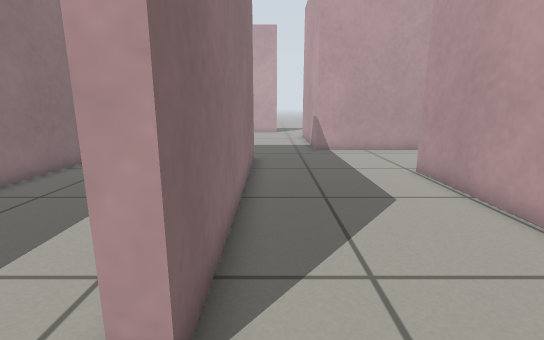
[1] (above)

17 first-person views from a walk through a Gazebo world. The camera is 0.62 m above the floor, tilts 12° down and sees 85° across. The floor is counted in squares, 0.25 m on a side. Each view is taken from the middle of a square. On the plan, view 1 faces up. The plan holds only what a view shows up to about 19 squares ahead; the rest is blank.

[2]
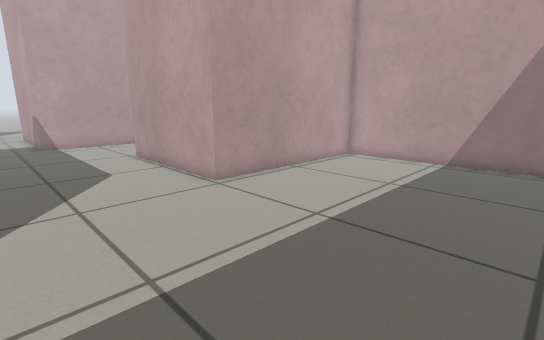

[3]
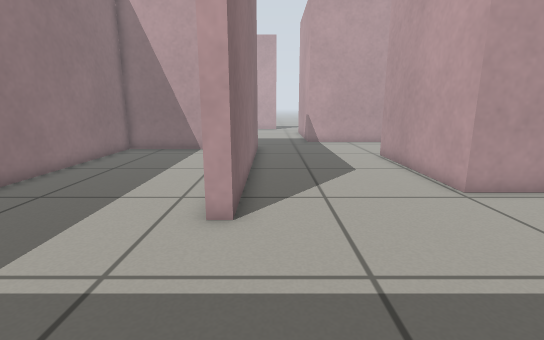

[4]
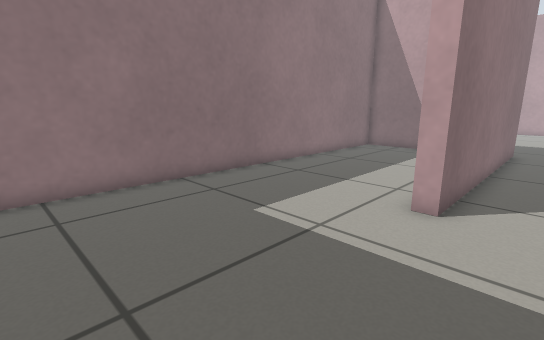

[5]
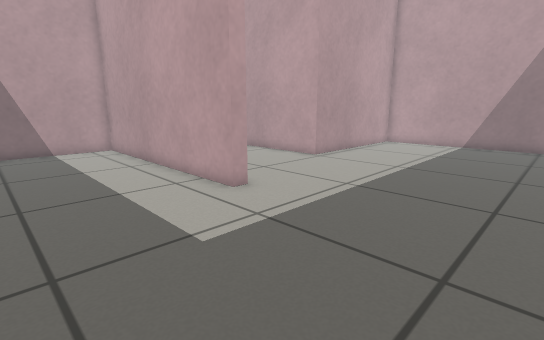

[6]
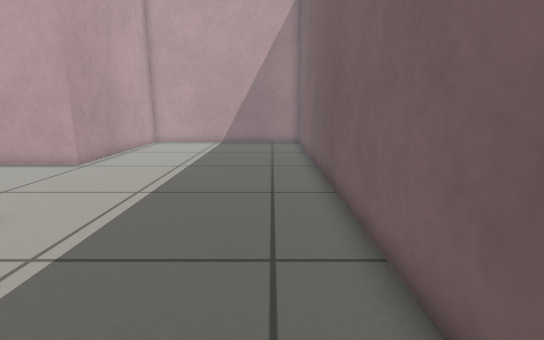

[7]
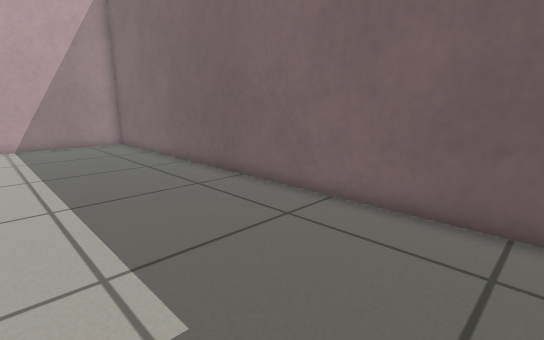

[8]
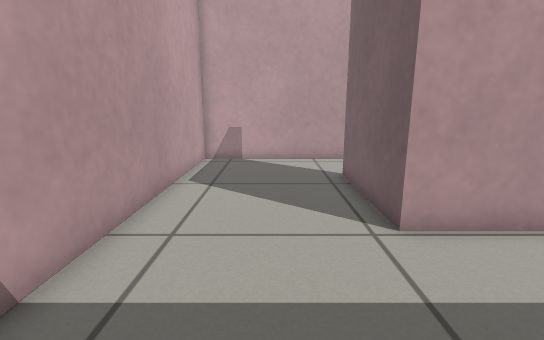

[9]
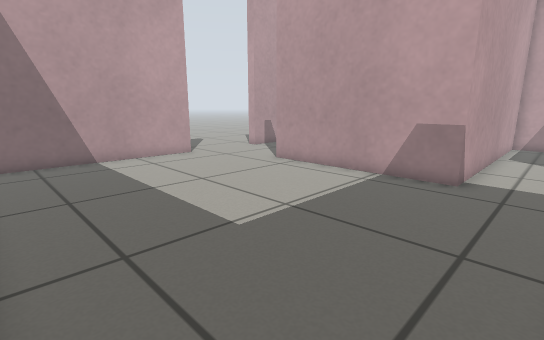

[10]
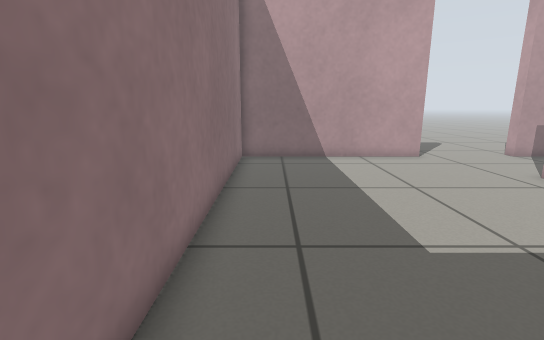

[11]
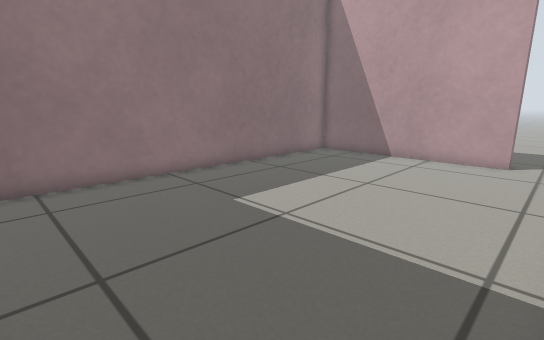

[12]
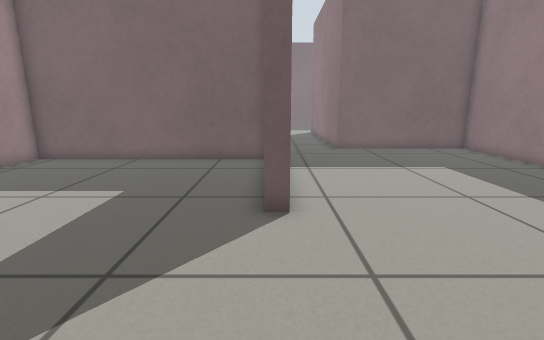

[13]
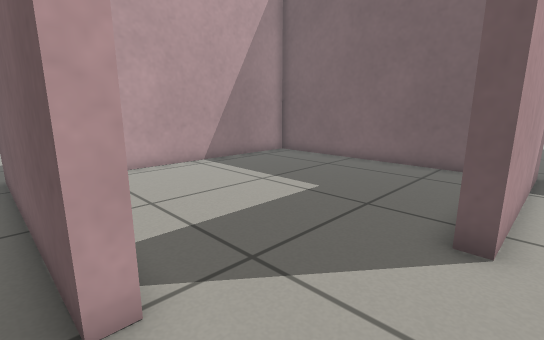

[14]
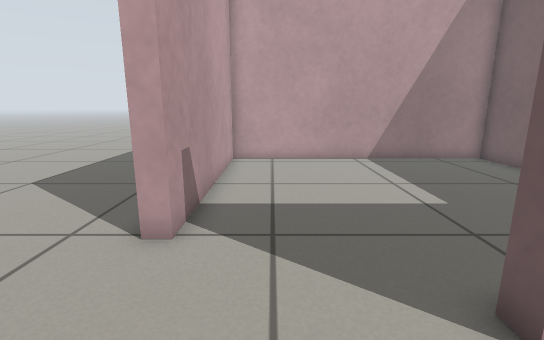

[15]
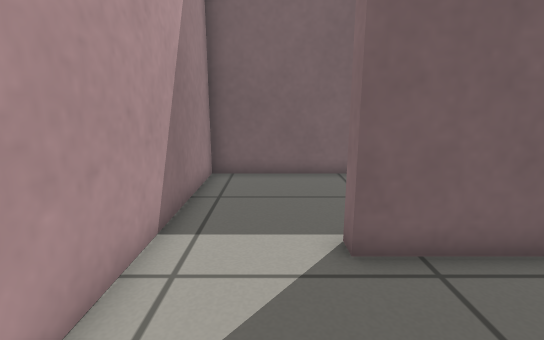

[16]
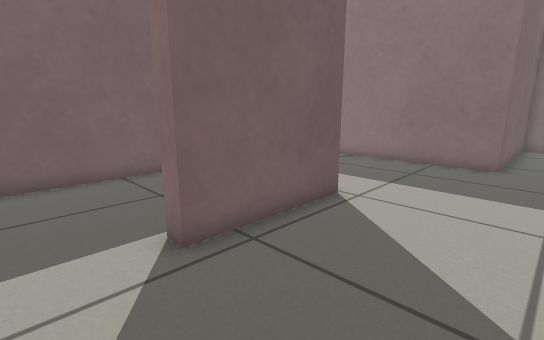

[17]
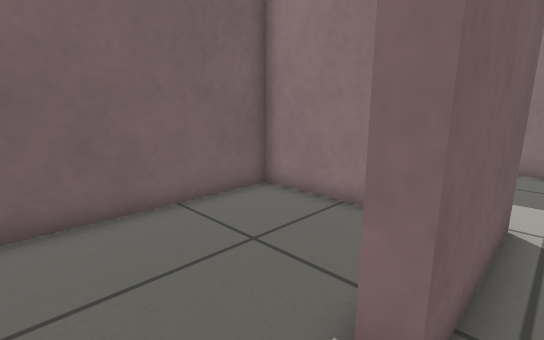

### Floor plan
Key: @ floor where view 1 was taken; # wall or solid block; . floor.
Columns run from 9 left of view 1 to 15 right of it. Each row starts with its distance up from view 1.
 32           .........
 31           ...............
 30 ##########.....##########
 29 #......................#
 28 #......................#
 27 #......................#
 26 #......................#
 25 #...........#..........#
 24 #...........#..........#
 23 #...........#..........#
 22 #...........#..........#
 21 #...........#..........#
 20 #...........#..........#
 19 #...........#..........#
 18 #...........############
 17 #...........############
 16 #......................#
 15 #......................#
 14 #########..............#
 13 #.......#..............#
 12 #.......#..............#
 11 #.......#......#####...#
 10 #.......#......#.......#
  9 #.......#......#.......#
  8 #.......#......#.......#
  7 #.......#......#.......#
  6 #.......#......#.......#
  5 #.......#......#########
  4 #.......#..............#
  3 #.......#..............#
  2 #......................#
  1 #......................#
  0 #........@.............#
 -1 #......................#
 -2 #......................#
 -3 #......................#
 -4 #......................#
 -5 #......................#
 -6   ######################

Positions as (right, up) in squares from view 1, and headings:
1: (0, 0), facing up
2: (0, -4), facing up-right
3: (0, -4), facing up
4: (1, -5), facing up-left
5: (-7, -5), facing up-right
6: (-7, -4), facing right
7: (-7, 1), facing down-right
8: (0, 14), facing right
9: (-8, 15), facing up-right
10: (-7, 15), facing up
11: (2, 15), facing up-left
12: (3, 32), facing down
13: (2, 31), facing down-right
14: (0, 28), facing right
15: (12, 16), facing down
16: (13, 16), facing down-left
17: (13, 12), facing down-left
